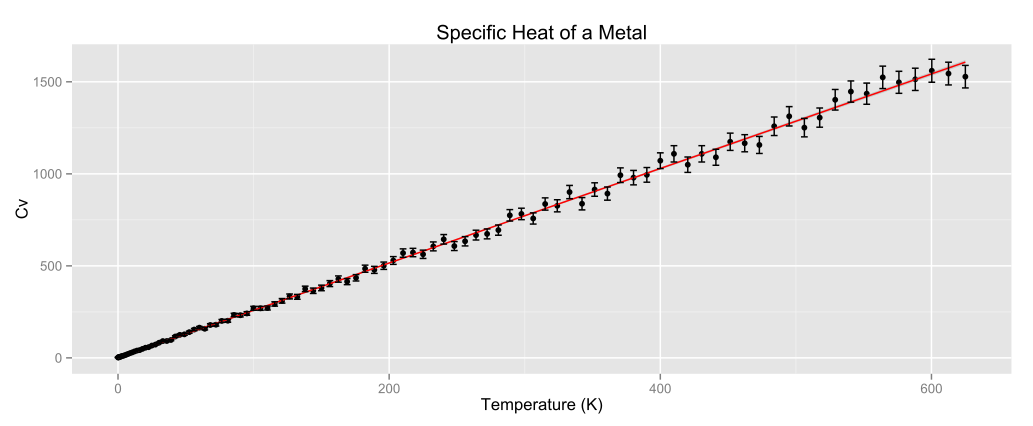

Source code (R):
library(ggplot2)
library(stats)
setwd("/Users/jason/Documents/projects/ODU/PHYS413/LAB-A/")
source("functions.R")
data <- read.table("Specific Heat of a Metal.txt", header = TRUE, sep = ",")
data$z <- apply(data,1,function(row) row[1]^2)
data$se <- apply(data,1,function(row) row[2]*.04)
data$yaug <- apply(data,1,function(row) row[2] / row[1])
data$ymin <- apply(data,1,function(row) row[5] - row[4]/row[1])
data$ymax <- apply(data,1,function(row) row[5] + row[4]/row[1])
attach(data)
#CV = AT + BT3
fit  <- lm(yaug ~ z)

limits <- aes(x = z, ymax = ymax, ymin = ymin)
bars <- geom_errorbar(limits, width=5)

a <- ggplotRegression(fit, "Specific Heat of a Metal", "Temperature (K)", "Cv", bars)
print(a)
